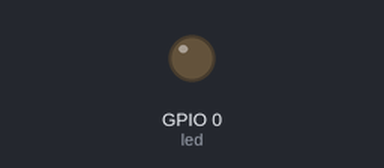
A sketch run on a simulated ESP8266 (NodeMCU). Parts: output pins drawn as LEDs (lit = HIGH). What the sketch prints to the serial monitor is not drawn.

Above: at 0.1 s.
At 1.6 s:
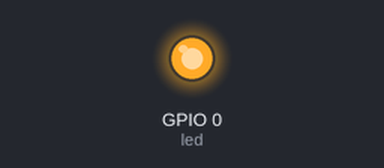
Timing chart, 0 to 3.1 s (numbered marks = the images above):
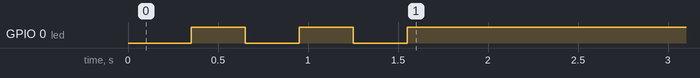

The sketch:

ValveHub.ino
```cpp
//To setup the Valve Hub

//If you HAVE NOT setup a Leak Detctor
//1) Open the 'config.h' tab
//2) Change the ssid if you would like
//3) Change the password, I recomend ussing a UUID generator to make it secure
//4) Make a copy of the config.h file and put it in the Leak Detector folder, the config.h file is universal across devices
//5) Select your ESP8266/ESP32 board
//6) Click the upload button

//If you HAVE setup a Leak Detector
//1) Copy the config.h file from the Leak Detector folder
//2) Paste it into this folder
//3) Reopen the arduino IDE
//4) Select your ESP8266/ESP32 board
//5) Click the upload button
```

main.cpp
```cpp
/*
This code is for the valve hub processor
developed by: Mauve Grinders
*/

#include <ESP8266WiFi.h>
#include <WiFiUDP.h>
#include <Adafruit_MotorShield.h>

#include "config.h"
#include "pins.h"

void setWifi(); //sets up the wifi network
void handleClients(); //process data from clients and responds
void leakCheck(char* isLeak); //process received data from handleClients and turns the valve if needed
void ready(int flashes); //flashes the LED a number of times when the main code is running using a set number of flashes from the user

//sets up the stepper motor
Adafruit_MotorShield AFMS = Adafruit_MotorShield();
Adafruit_StepperMotor *valveMotor = AFMS.getStepper(200, 1);

//IP setup
IPAddress APlocal_IP(192, 168, 4, 1);
IPAddress APgateway(192, 168, 4, 1);
IPAddress APsubnet(255, 255, 255, 0);

//local port that will be listened to
unsigned int UDPPort = 2390;

//enables udp communication
WiFiUDP Udp;

//buffer to hold incoming packet
char packetBuffer[255];
char result[10];

bool valveClosed = false;

void setup() {
  //enables serial monitor output
  Serial.begin(115200);

  //sets the LED pin to an output and turns off the LED
  pinMode(led, OUTPUT);
  digitalWrite(led, 0);

  // Setting Up A Wifi Access Point
  setWifi();

  //enables the stepper motor
  AFMS.begin();
  //sets the stepper motor to 20rpm
  valveMotor->setSpeed(20);

  //flashes the LED 3 times once the main program is running
  ready(3);
}

void loop() {

  handleClients();
}

//processes the data received from a client and responds with the current uptime
void handleClients(){
  unsigned long tNow;

  //stores the size of the received packet
  int packetSize = Udp.parsePacket();

  //if a packet is received, process it.
  if (packetSize) {
    //prints the size of the packet to the user
    Serial.print("Received packet of size ");
    Serial.println(packetSize);

    //prints which the device sent the data
    Serial.print("From ");
    Serial.print(Udp.remoteIP());
    Serial.print(", port ");
    Serial.println(Udp.remotePort());

    //reads the packet into the packet Buffer
    int len = Udp.read(packetBuffer, 255);
    if (len > 0) {
      packetBuffer[len] = 0;
    }

    //prints the contents of the packet
    Serial.println("Contents:");
    Serial.println(packetBuffer);

    //searches the packet for a '1' indicating there is a leak
    char* isLeak = strchr(packetBuffer, '1');

    leakCheck(isLeak);

    //gets the current uptime of the controller
    tNow=millis();
    //converts a number into ASCII so it can be sent over UDP
    dtostrf(tNow, 8, 0, result);

    //sends the time to the client device
    Udp.beginPacket(Udp.remoteIP(), Udp.remotePort());
    Udp.write(result);
    Udp.endPacket();
  }
}

void leakCheck(char* isLeak) {
  //if a '1' if found in the packet turn on the LED and turn the motor
    if(isLeak != NULL) {
      //turn on the LED
      digitalWrite(led, 0);
      //turn the motor if it has not yet been moved
      //this is so the motor does not try to turn the vale off again and damage the valve or itself
      if(valveClosed != true) {
        valveMotor->step(50, FORWARD, MICROSTEP);
        valveClosed = true;
      }
    }
    else {
      //if there is no leak detected, turn off the LED
      digitalWrite(led, 1);
    }
}

//sets up the wifi network
void setWifi(){
  //stop active previous WIFI, if there is
  //this is mainly a safety check
  WiFi.disconnect();

  //sets the WiFi mode
  WiFi.mode(WIFI_AP_STA);
  Serial.println("WIFI Mode : AccessPoint Station");

  //starts the AccessPoint
  WiFi.softAPConfig(APlocal_IP, APgateway, APsubnet); //softAPConfig (local_ip, gateway, subnet)
  WiFi.softAP(SSID, PASSWORD, 1 ,0, MAXSC); //WiFi.softAP(ssid, password, channel, hidden, max_connection)
  Serial.println("WIFI < " + String(SSID) + " > ... Started");

  //waits a bit to make sure things start properly
  delay(50);

  //gets the server IP
  IPAddress IP = WiFi.softAPIP();

  //prints the server IP Address
  Serial.print("AccessPoint IP : ");
  Serial.println(IP);

  //starts the UDP Server
  Udp.begin(UDPPort);

  //tells the user the server has started
  Serial.println("Server Started");
}

//flashes the LED a number of times when the main code is running using a set number of flashes from the user
void ready(int flashes) {
  int i;

  //loops double the times the user enters to create the number of flashes the user has set
  for(i = 0; i < flashes * 2; i++) {
    //if the current cycle is divisible by 2, turn the LED on, if not, turn the LED off
    if(i % 2 == 0) {
      digitalWrite(led, 0);
    }
    else {
      digitalWrite(led, 1);
    }
    //wait 300ms so the LED flashes visibly
    delay(300);
  }
}
```

config.h
```cpp
#ifndef CONFIG_H
#define CONFIG_H

    char* SSID = "Valve Hub";
    char* PASSWORD = "9454d858-0f13-11ea-8d71-362b9e155667";

    //maximum number of clients
    const int MAXSC = 6;

#endif
```

pins.h
```cpp
#ifndef PINS_H
#define PINS_H

    const int led = 0;

#endif
```
